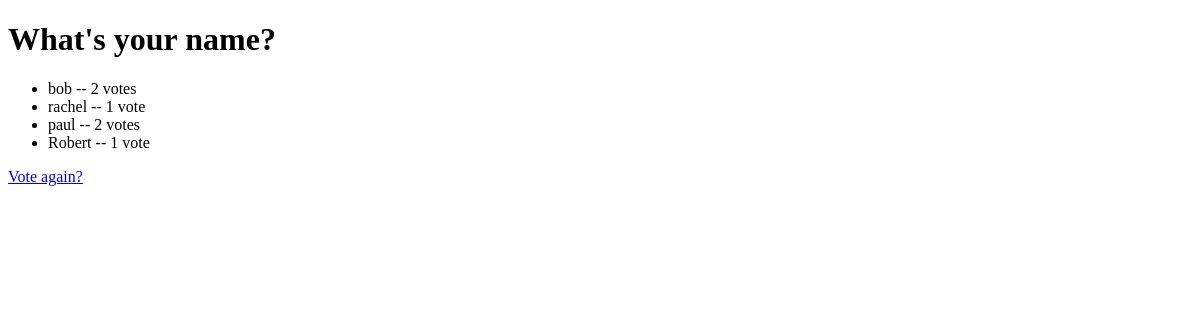
/polls/1/results/, run on an earlier commit of the app's database.
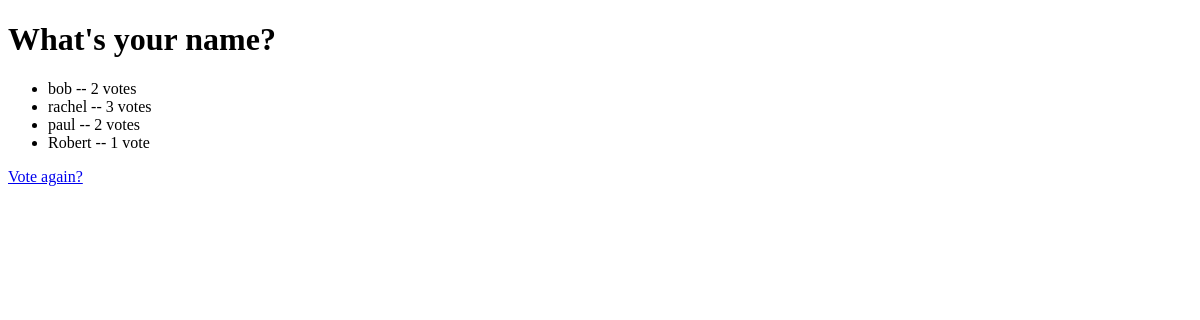
And on a later commit of the database.
### polls/models.py (models this page shows, shortened)
class Question(models.Model):
    question_text = models.CharField(max_length=200)
    pub_date = models.DateTimeField('date published')
    def was_published_recently(self):
        now = timezone.now()
        return now - datetime.timedelta(days=1) <= self.pub_date <= now
    was_published_recently.admin_order_field = 'pub-date'
    was_published_recently.boolean = True
    was_published_recently.short_description = 'Published recently?'

class Choice(models.Model):
    choice_text = models.CharField(max_length=200)
    votes = models.IntegerField(default=0)
    question = models.ForeignKey(Question, on_delete=models.CASCADE)

### polls/views.py (the view)
# urls.py: path('<int:pk>/results/', views.ResultsView.as_view(), name='results'),
class ResultsView(generic.DetailView):
    model = Question
    template_name = 'polls/results.html'
    def get_queryset(self):
        return Question.objects.filter(pub_date__lte=timezone.now())

### polls/templates/polls/results.html (shortened to what this page needs)
<!DOCTYPE html>
<html lang="en">
<head>
</head>
<body>
<h1>{{ question.question_text }}</h1>
<ul>
{% for choice in question.choice_set.all %}
    <li>{{ choice.choice_text }} -- {{choice.votes }} vote{{ choice.votes|pluralize }}</li>
{% endfor %}
</ul>
<a href="{% url 'polls:detail' question.id %}">Vote again?</a>
</body>
</html>

What changed in the data, as far as the page shows it:
changed Choice "rachel": votes "1" → "3"
